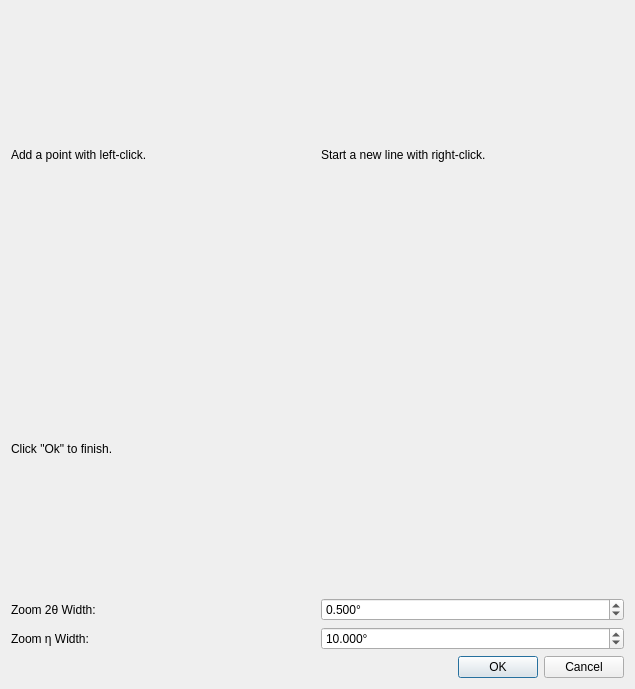
<?xml version="1.0" encoding="UTF-8"?>
<ui version="4.0">
 <class>calibration_line_picker_dialog</class>
 <widget class="QDialog" name="calibration_line_picker_dialog">
  <property name="geometry">
   <rect>
    <x>0</x>
    <y>0</y>
    <width>635</width>
    <height>689</height>
   </rect>
  </property>
  <layout class="QVBoxLayout" name="verticalLayout_2">
   <item>
    <layout class="QGridLayout" name="gridLayout">
     <item row="2" column="0" colspan="2">
      <widget class="QLabel" name="label_3">
       <property name="text">
        <string>Click &quot;Ok&quot; to finish.</string>
       </property>
      </widget>
     </item>
     <item row="3" column="0">
      <widget class="QLabel" name="label_4">
       <property name="text">
        <string>Zoom 2θ Width:</string>
       </property>
      </widget>
     </item>
     <item row="3" column="1">
      <widget class="QDoubleSpinBox" name="zoom_tth_width">
       <property name="keyboardTracking">
        <bool>false</bool>
       </property>
       <property name="suffix">
        <string>°</string>
       </property>
       <property name="decimals">
        <number>3</number>
       </property>
       <property name="minimum">
        <double>0.001000000000000</double>
       </property>
       <property name="maximum">
        <double>1000.000000000000000</double>
       </property>
       <property name="singleStep">
        <double>0.200000000000000</double>
       </property>
       <property name="value">
        <double>0.500000000000000</double>
       </property>
      </widget>
     </item>
     <item row="4" column="1">
      <widget class="QDoubleSpinBox" name="zoom_eta_width">
       <property name="keyboardTracking">
        <bool>false</bool>
       </property>
       <property name="suffix">
        <string>°</string>
       </property>
       <property name="decimals">
        <number>3</number>
       </property>
       <property name="minimum">
        <double>0.001000000000000</double>
       </property>
       <property name="maximum">
        <double>360.000000000000000</double>
       </property>
       <property name="singleStep">
        <double>0.200000000000000</double>
       </property>
       <property name="value">
        <double>10.000000000000000</double>
       </property>
      </widget>
     </item>
     <item row="4" column="0">
      <widget class="QLabel" name="label_5">
       <property name="text">
        <string>Zoom η Width:</string>
       </property>
      </widget>
     </item>
     <item row="0" column="0">
      <widget class="QLabel" name="label">
       <property name="text">
        <string>Add a point with left-click.</string>
       </property>
      </widget>
     </item>
     <item row="0" column="1">
      <widget class="QLabel" name="label_2">
       <property name="text">
        <string>Start a new line with right-click.</string>
       </property>
      </widget>
     </item>
    </layout>
   </item>
   <item>
    <widget class="QDialogButtonBox" name="button_box">
     <property name="standardButtons">
      <set>QDialogButtonBox::Cancel|QDialogButtonBox::Ok</set>
     </property>
     <property name="centerButtons">
      <bool>false</bool>
     </property>
    </widget>
   </item>
  </layout>
 </widget>
 <resources/>
 <connections>
  <connection>
   <sender>button_box</sender>
   <signal>accepted()</signal>
   <receiver>calibration_line_picker_dialog</receiver>
   <slot>accept()</slot>
   <hints>
    <hint type="sourcelabel">
     <x>217</x>
     <y>205</y>
    </hint>
    <hint type="destinationlabel">
     <x>217</x>
     <y>113</y>
    </hint>
   </hints>
  </connection>
  <connection>
   <sender>button_box</sender>
   <signal>rejected()</signal>
   <receiver>calibration_line_picker_dialog</receiver>
   <slot>reject()</slot>
   <hints>
    <hint type="sourcelabel">
     <x>217</x>
     <y>205</y>
    </hint>
    <hint type="destinationlabel">
     <x>217</x>
     <y>113</y>
    </hint>
   </hints>
  </connection>
 </connections>
</ui>
